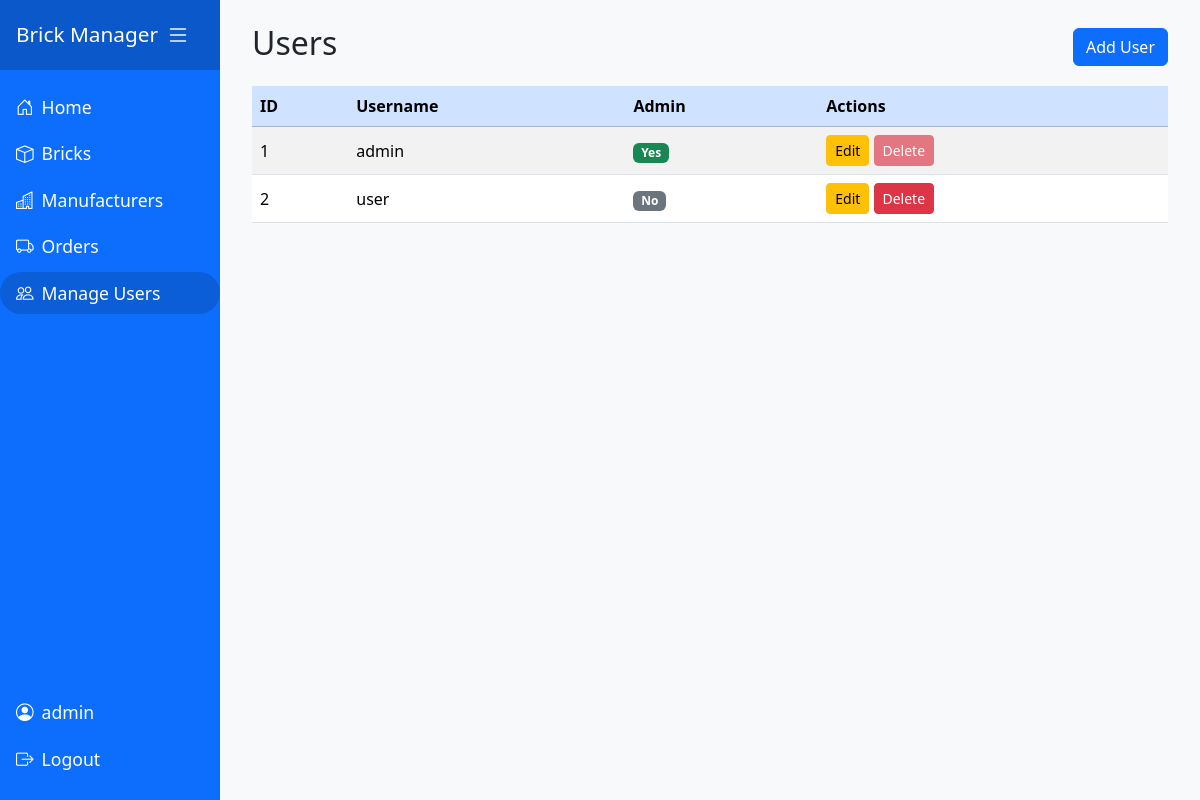
The page /users/manage (signed in) on the database its author committed.
### models.py (models this page shows)
class User(db.Model):
    id = db.Column(db.Integer, primary_key=True)
    userName = db.Column(db.String(150), nullable=False, unique=True)
    password = db.Column(db.String(150), nullable=False)
    isAdmin = db.Column(db.Boolean, default=False, nullable=False)

### manage_users.py (the view)
@manage_users_bp.route('/users/manage')
@loginRequired
@adminRequired
def users():
    all_users = User.query.all()
    return render_template('manage_users.html', users=all_users, current_user_id=session.get('userId'))

### app.py (called while the page is built)
@app.before_request
def require_login():
    allowedRoutes = ['users.login']
    endpoint = request.endpoint
    if endpoint is None:
        return  # Let Flask handle it
    if endpoint in allowedRoutes or endpoint.startswith('static'):
        return  # Allow access
    if not session.get('userId'):
        return redirect(url_for('users.login', next=request.url))

### manage_users.py (called while the page is built)
def adminRequired(f):
    @wraps(f)
    def decoratedFunction(*args, **kwargs):
        if not session.get('isAdmin'):
            flash('Admin access required.', 'danger')
            return redirect(url_for('index'))
        return f(*args, **kwargs)
    return decoratedFunction

### users.py (called while the page is built)
def loginRequired(f):
    @wraps(f)
    def decoratedFunction(*args, **kwargs):
        if not session.get('userId'):
            flash('Please log in to access this page.', 'warning')
            return redirect(url_for('users.login', next=request.url))
        return f(*args, **kwargs)
    return decoratedFunction

### templates/manage_users.html (shortened to what this page needs)
{% extends 'base.html' %}
{% block content %}
<div class="d-flex justify-content-between align-items-center mb-3">
    <h2>Users</h2>
    <a href="{{ url_for('manage_users.add_user') }}" class="btn btn-primary">Add User</a>
</div>
<div class="table-responsive">
    <table class="table table-striped table-hover align-middle">
        <thead class="table-primary">
            <tr>
                <th>ID</th>
                <th>Username</th>
                <th>Admin</th>
                <th>Actions</th>
            </tr>
        </thead>
        <tbody>
        {% for user in users %}
            <tr>
                <td>{{ user.id }}</td>
                <td>{{ user.userName }}</td>
                <td>{% if user.isAdmin %}<span class="badge bg-success">Yes</span>{% else %}<span class="badge bg-secondary">No</span>{% endif %}</td>
                <td>
                    <a href="{{ url_for('manage_users.edit_user', id=user.id) }}" class="btn btn-sm btn-warning">Edit</a>
                    {% if user.id != current_user_id %}
                    <form action="{{ url_for('manage_users.delete_user', id=user.id) }}" method="POST" style="display:inline;">
                        <button type="submit" class="btn btn-sm btn-danger" onclick="return confirm('Are you sure you want to delete this user?');">Delete</button>
                    </form>
                    {% else %}
                    <button class="btn btn-sm btn-danger" disabled>Delete</button>
                    {% endif %}
                </td>
            </tr>
        {% endfor %}
        </tbody>
    </table>
</div>
{% endblock %}

### templates/base.html (shortened to what this page needs)
<!DOCTYPE html>
<html lang="en">
<head>
    <link href="https://cdn.jsdelivr.net/npm/bootstrap@5.3.2/dist/css/bootstrap.min.css" rel="stylesheet">
    <link rel="stylesheet" href="{{ url_for('static', filename='css/sidebar.css') }}">
    <link rel="stylesheet" href="{{ url_for('static', filename='css/flash.css') }}">
</head>
<body>
    <div class="d-flex">
        <nav id="sidebar" class="sidebar d-flex flex-column">
            <div>
                <div class="sidebar-header d-flex align-items-center justify-content-between">
                    <span>Brick Manager</span>
                    <button class="sidebar-toggler" id="sidebarCollapse" aria-label="Toggle sidebar">
                        <i class="bi bi-list"></i>
                    </button>
                </div>
                <ul class="nav flex-column mt-3">
                    <li class="nav-item">
                        <a class="nav-link {% if request.endpoint == 'index' %}active{% endif %}" href="{{ url_for('index') }}">
                            <i class="bi bi-house-door rounded-pill"></i> <span>Home</span>
                        </a>
                    </li>
                    <li class="nav-item">
                        <a class="nav-link {% if request.endpoint == 'bricks.bricks' %}active{% endif %}" href="{{ url_for('bricks.bricks') }}">
                            <i class="bi bi-box rounded-pill"></i> <span>Bricks</span>
                        </a>
                    </li>
                    <li class="nav-item">
                        <a class="nav-link {% if request.endpoint == 'manufacturers.manufacturers' %}active{% endif %}" href="{{ url_for('manufacturers.manufacturers') }}">
                            <i class="bi bi-buildings"></i> <span>Manufacturers</span>
                        </a>
                    </li>
                    <li class="nav-item">
                        <a class="nav-link" href="{{ url_for('orders.orders') }}">
                            <i class="bi bi-truck"></i> Orders
                        </a>
                    </li>
                    {% if session.get('isAdmin') %}
                    <li class="nav-item">
                        <a class="nav-link {% if request.endpoint == 'manage_users.users' %}active{% endif %}" href="{{ url_for('manage_users.users') }}">
                            <i class="bi bi-people"></i> <span>Manage Users</span>
                        </a>
                    </li>
                    {% endif %}
                </ul>
            </div>
            <div class="mt-auto mb-3">
                {% if session.get('userName') %}
                <ul class="nav flex-column">
                    <li class="nav-item">
                        <span class="nav-link disabled">
                            <i class="bi bi-person-circle rounded-pill"></i> <span>{{ session['userName'] }}</span>
                        </span>
                    </li>
                    <li class="nav-item">
                        <a class="nav-link" href="{{ url_for('users.logout') }}">
                            <i class="bi bi-box-arrow-right rounded-pill"></i> <span>Logout</span>
                        </a>
                    </li>
                </ul>
                {% endif %}
            </div>
        </nav>
        <div id="content" class="content-area flex-grow-1">
                {% set messages = get_flashed_messages(with_categories=true) %}
            <div class="container mt-4 content-inner">
                {% block content %}{% endblock %}
            </div>
        </div>
    </div>
    <link rel="stylesheet" href="https://cdn.jsdelivr.net/npm/bootstrap-icons@1.11.3/font/bootstrap-icons.css">
</body>
</html>

### static/css/sidebar.css (style rules this page uses)
body { min-height: 100vh; background: #f8f9fa; }
.sidebar { min-width: 220px; max-width: 220px; min-height: 100vh; background: #0d6efd; color: #fff; transition: all 0.3s; }
.sidebar .nav-link { color: #fff; font-size: 1.1rem; border-radius: 2rem; margin-bottom: 0.25rem; transition: background 0.2s, color 0.2s; display: flex; align-items: center; gap: 0.5rem; }
.sidebar .nav-link.active, .sidebar .nav-link:hover { background: #0b5ed7; color: #fff; }
.sidebar .sidebar-header { font-size: 1.3rem; padding: 1rem; text-align: center; background: #0a58ca; }
.sidebar-toggler { background: none; border: none; color: #fff; font-size: 1.5rem; margin-right: 0.5rem; }
.content-area { margin-left: 0px; min-height: 100vh; display: flex; transition: margin-left 0.3s; }
.content-inner { width: 100%; margin: 20px; max-width: none; }

### rows shown on the page
User: userName "admin", id "1", isAdmin "Yes", shows "Delete"
User: id "2", userName "user", isAdmin "No"
